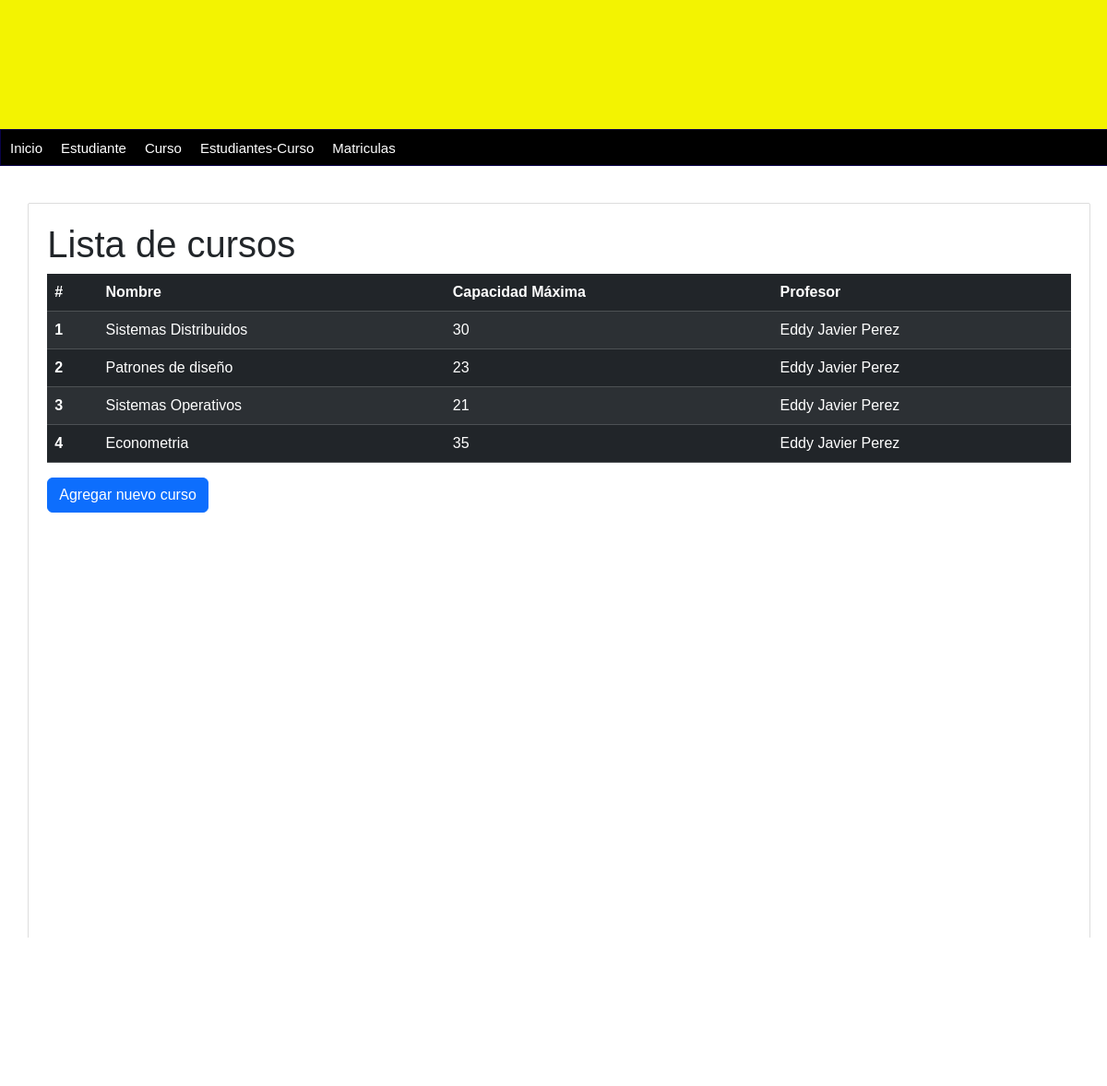
The app's page /Lista-cursos/, older data.
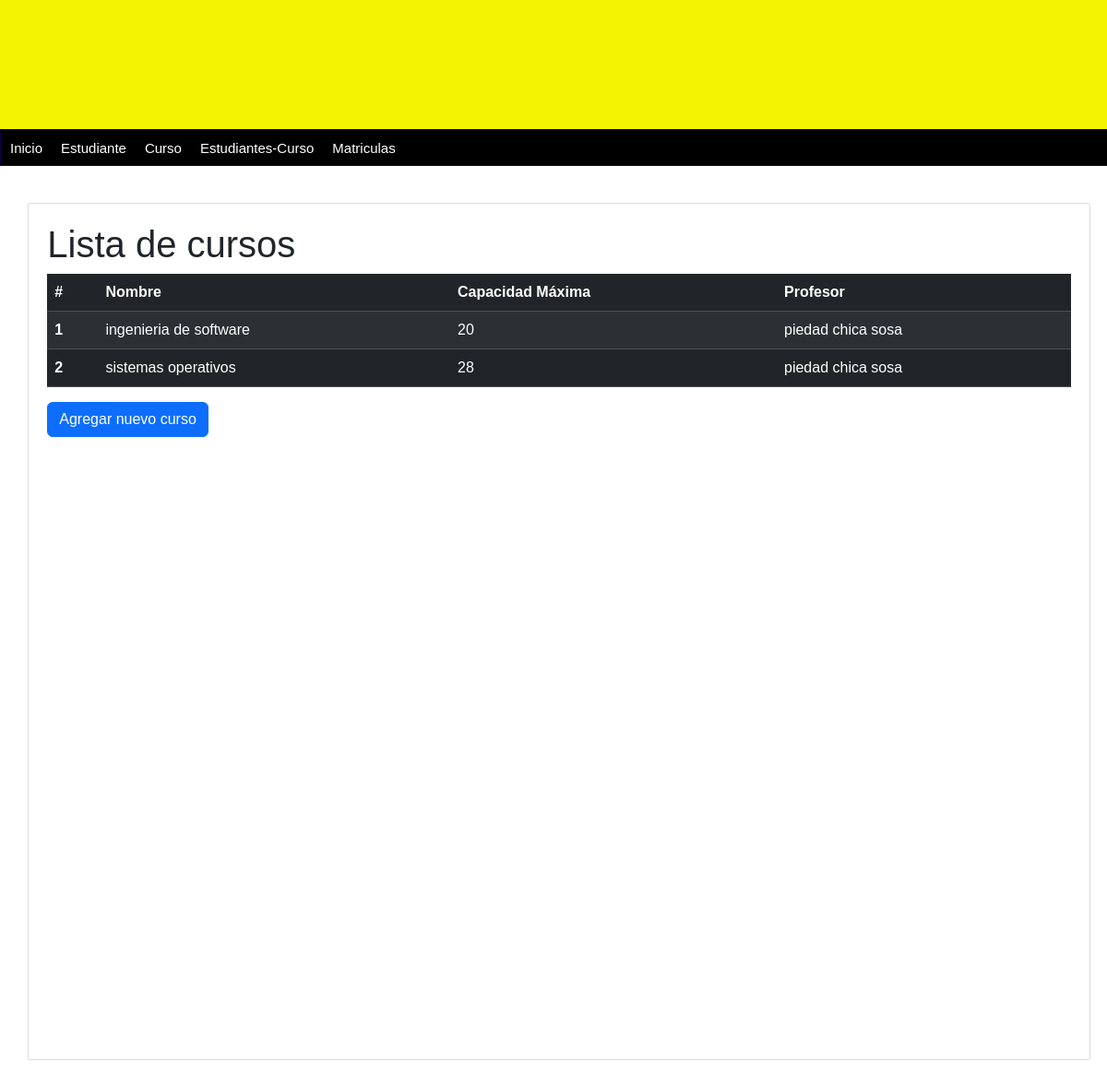
The same page, newer data.
### persona/models.py (models this page shows, shortened)
class Persona(models.Model):
    nombre = models.CharField(max_length=100)
    apellidos = models.CharField(max_length=100)
    dni = models.CharField(max_length=10)
    telefono = models.CharField(max_length=10)
    email = models.EmailField()
    fecha_nacimiento = models.DateField()
    rol = models.CharField(max_length=20)
    created_at = models.DateTimeField(auto_now_add=True)
    class Meta:
        db_table = 'persona'

### curso/views.py (the view)
# urls.py: path('Lista-cursos/',get_curso,name='lista-cursos'),
def get_curso(request):
    cursos = curso.objects.all()
    return render(request, 'lista_cursos.html', {
        'title': 'Lista de cursos',
        'cursos': cursos,
    })

### curso/templates/lista_cursos.html
{% extends "index.html" %}
{% block content %}
    <h1>{{ title }}</h1>
    <table class="table table-dark table-striped">
        <thead>
            <tr>
                <th scope="col">#</th>
                <th scope="col">Nombre</th>
                <th scope="col">Capacidad Máxima</th>
                <th scope="col">Profesor</th>
            </tr>
        </thead>
        <tbody>
            {% for curso in cursos %}
            <tr>
                <th scope="row">{{ forloop.counter }}</th>
                <td>{{ curso.nombre }}</td>
                <td>{{ curso.capacidad_max }}</td>
                <td>{{ curso.profesor.nombre }} {{ curso.profesor.apellidos }}</td>
            </tr>
            {% endfor %}
        </tbody>
    </table>
    <a href="{% url 'formulario_curso' %}" class="btn btn-primary">Agregar nuevo curso</a>
{% endblock %}

Row changes from the older to the newer data that the page shows:
removed Persona: profesor.nombre "Eddy Javier" "Eddy Javier" "Eddy Javier" "Eddy Javier", profesor.apellidos "Perez" "Perez" "Perez" "Perez"
added Persona: profesor.nombre "piedad" "piedad", profesor.apellidos "chica sosa" "chica sosa"
Text that changed along with them:
new list line: "1 ingenieria de software 20"
new list line: "2 sistemas operativos 28"
list line gone: "1 Sistemas Distribuidos 30"
list line gone: "2 Patrones de diseño 23"
list line gone: "3 Sistemas Operativos 21"
list line gone: "4 Econometria 35"
